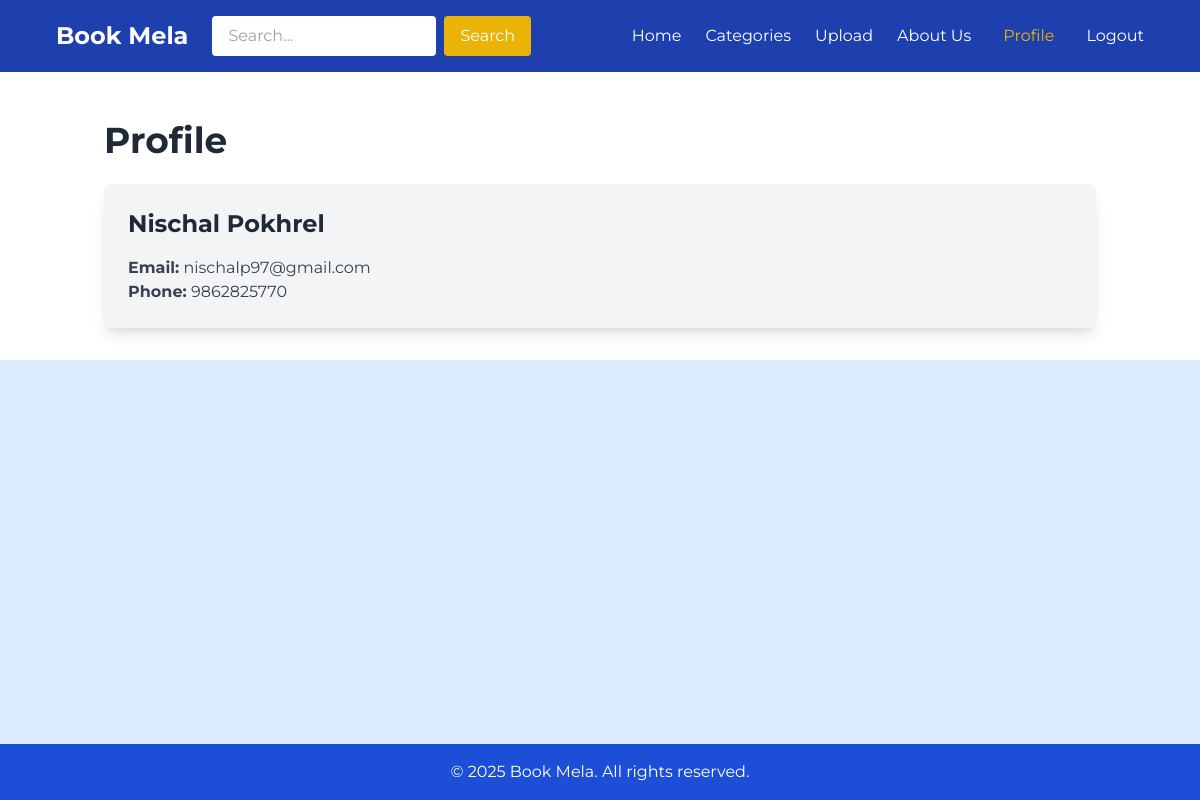
The app's page /profile (signed in) with its own data.
### app.py (models this page shows)
class User(db.Model):
    id = db.Column(db.Integer, primary_key=True)
    fullname = db.Column(db.String(100), nullable=False)
    phone = db.Column(db.String(20), nullable=False)
    email = db.Column(db.String(120), unique=True, nullable=False)
    password = db.Column(db.String(200), nullable=False)

### app.py (the view)
@app.route('/profile')
@login_required
def profile():
    user_id = session.get('user_id')
    user = User.query.get(user_id)
    return render_template('profile.html', user=user)

### app.py (called while the page is built)
def login_required(f):
    @wraps(f)
    def decorated_function(*args, **kwargs):
        if 'user_id' not in session:
            return redirect(url_for('login'))
        return f(*args, **kwargs)
    return decorated_function

### templates/profile.html (shortened to what this page needs)
{% extends "layout.html" %}
{% block content %}
<div class="bg-white py-8">
    <div class="container mx-auto px-4">
        <h1 class="text-4xl font-bold text-gray-800 mb-6">Profile</h1>
        <div class="bg-gray-100 p-6 rounded-lg shadow-lg">
            <h2 class="text-2xl font-bold text-gray-800 mb-4">{{ user.fullname }}</h2>
            <p class="text-gray-700"><strong>Email:</strong> {{ user.email }}</p>
            <p class="text-gray-700"><strong>Phone:</strong> {{ user.phone }}</p>
        </div>
    </div>
</div>
{% endblock %}

### templates/layout.html (style rules this page uses)
body { font-family: 'Montserrat', sans-serif; }
html { scroll-behavior: smooth; }

### records on screen
User: fullname "Nischal Pokhrel", email "nischalp97@gmail.com", phone "9862825770"
